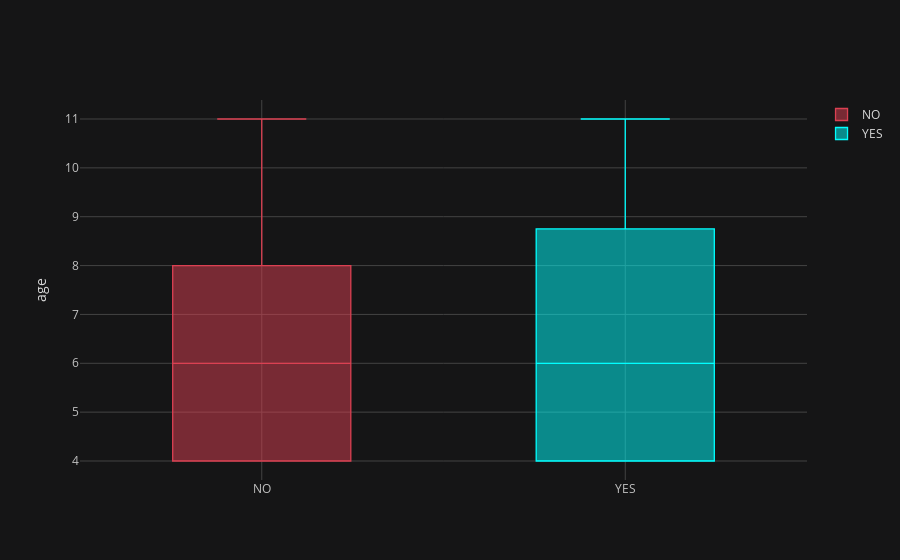

The notebook cell saved with this chart:
### Markdown cell above
AGE DISTRIBUTION ACCORDING TO CLASS

### Code cell
df[['age', 'Class/ASD']].pivot(columns='Class/ASD', values='age').sort_values(by='NO').iplot(kind='box', theme='solar', color=['red', 'cyan'], yTitle='age')

### Figure 1 — Plotly figure (JSON) as saved in the notebook; plotly's stock layout.template omitted (floating-point values rounded to 4 significant figures; data arrays with more than 128 entries replaced by an {"elided": "..."} marker saying what was removed)
{"data": [{"boxpoints": false, "line": {"width": 1.3}, "marker": {"color": "rgba(219, 64, 82, 1.0)"}, "name": "NO", "orientation": "v", "type": "box", "y": {"elided": "288 int values"}}, {"boxpoints": false, "line": {"width": 1.3}, "marker": {"color": "rgba(0, 255, 255, 1.0)"}, "name": "YES", "orientation": "v", "type": "box", "y": {"elided": "288 int values"}}], "layout": {"legend": {"bgcolor": "#151516", "font": {"color": "#D9D9D9"}}, "paper_bgcolor": "#151516", "plot_bgcolor": "#151516", "title": {"font": {"color": "#D9D9D9"}}, "xaxis": {"gridcolor": "#434343", "showgrid": true, "tickfont": {"color": "#C2C2C2"}, "title": {"font": {"color": "#D9D9D9"}, "text": ""}, "zerolinecolor": "#666570"}, "yaxis": {"gridcolor": "#434343", "showgrid": true, "tickfont": {"color": "#C2C2C2"}, "title": {"font": {"color": "#D9D9D9"}, "text": "age"}, "zerolinecolor": "#666570"}}}
